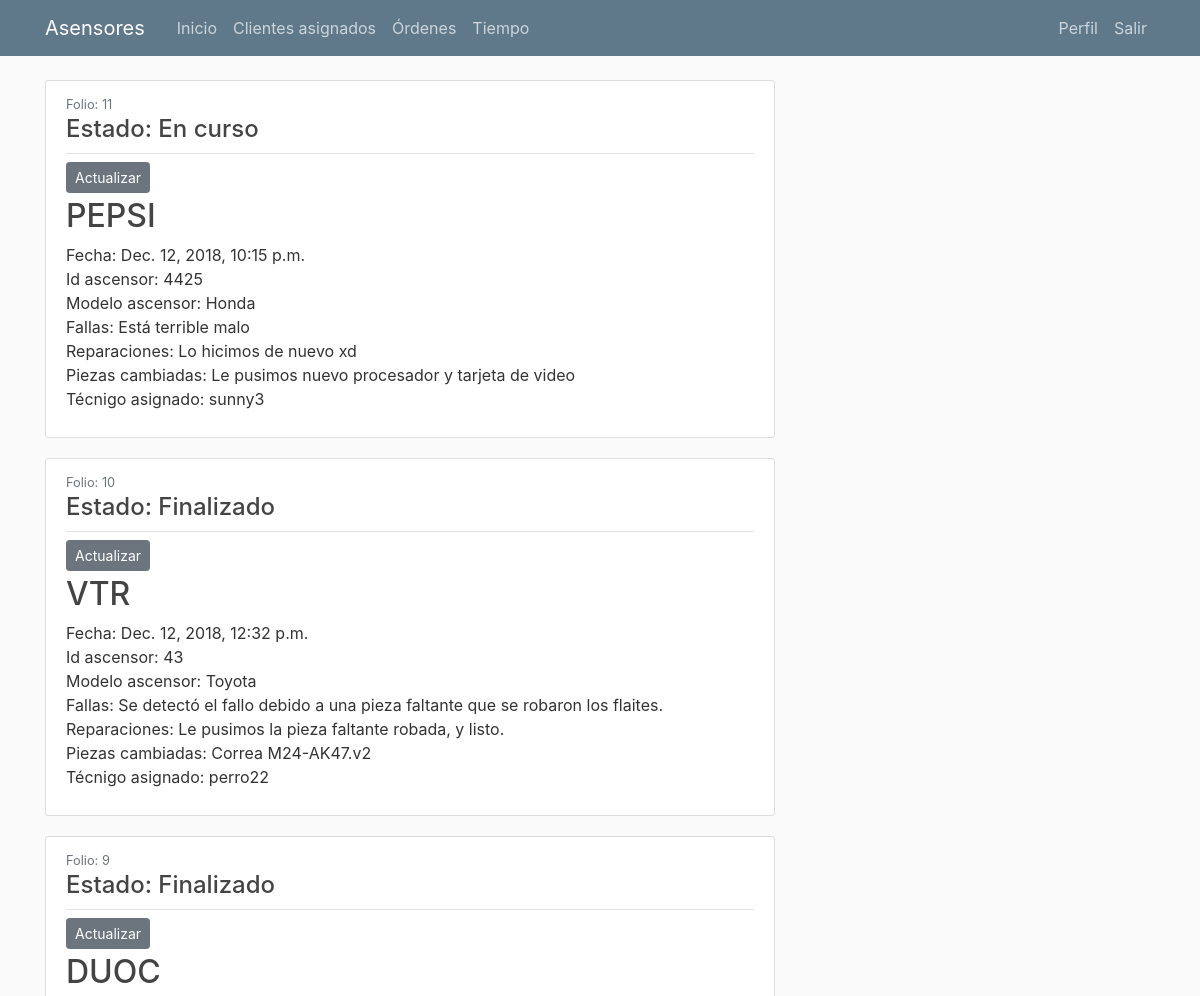
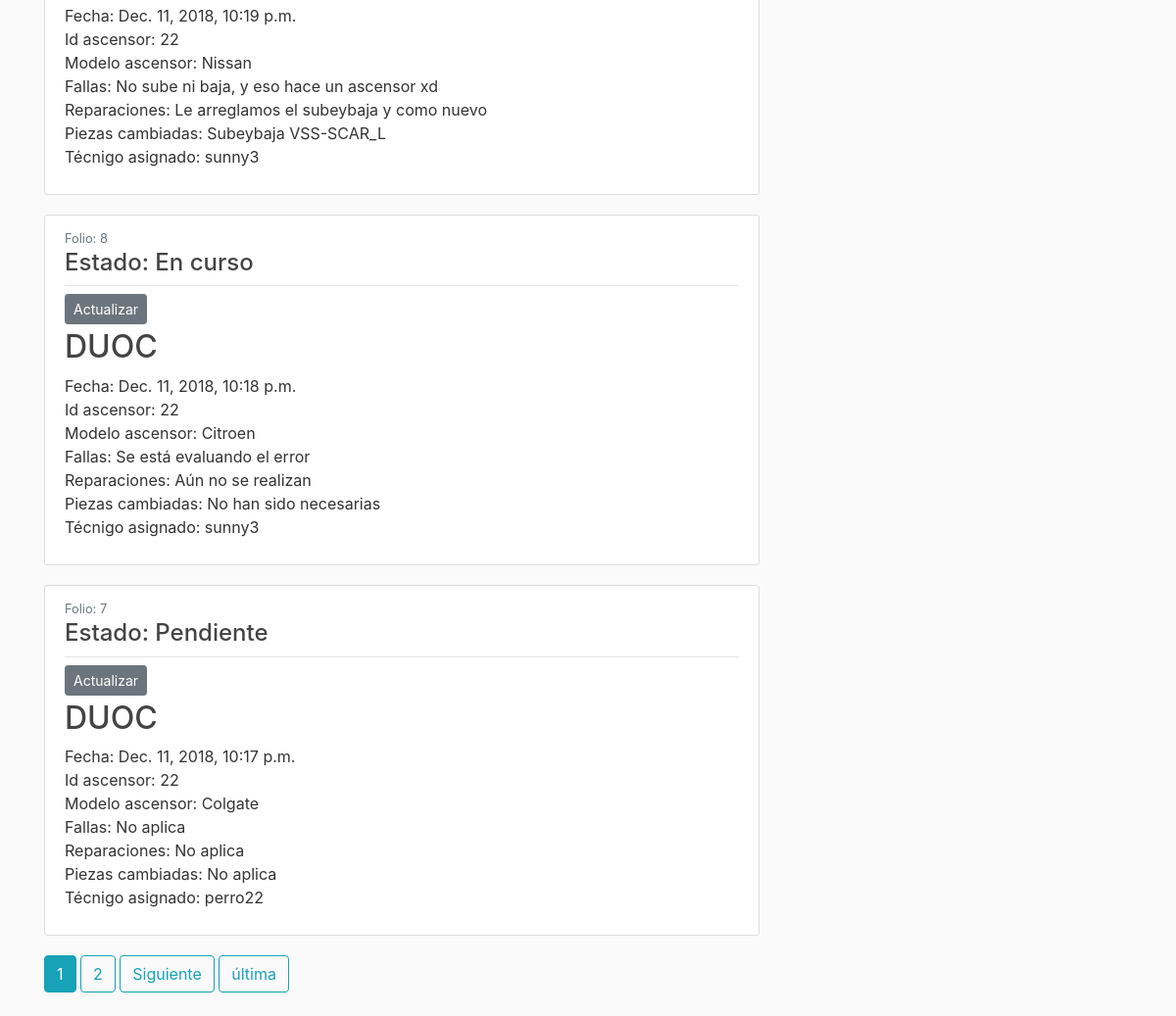
/orden/ (signed in), run on the app's committed database (2 pictures, top to bottom).
### blog/models.py (models this page shows, shortened)
class Orden(models.Model):
	folio_or = models.AutoField(primary_key=True)
	cliente_or = models.ForeignKey(Post, on_delete=models.CASCADE)
	fecha_or = models.DateTimeField(default=timezone.now)
	hora_inicio = models.DateTimeField(default=timezone.now)
	hora_termino = models.DateTimeField(default=timezone.now)
	id_ascensor = models.IntegerField()
	modelo_ascensor = models.CharField(max_length=100)
	fallos_detectados = models.TextField(max_length=100)
	reparaciones_or = models.TextField(max_length=100)
	piezas_or = models.TextField(max_length=100)
	estado_or = models.CharField(max_length=100)
	nom_user = models.ForeignKey(User, on_delete=models.CASCADE)

class Post(models.Model):
	nom_cli = models.CharField(max_length=100)
	direc_cli = models.CharField(max_length=100)
	ciudad_cli = models.CharField(max_length=100)
	comuna_cli = models.CharField(max_length=100)
	telefono_cli = models.CharField(max_length=100)
	correo_cli = models.EmailField(max_length=100)
	date_posted = models.DateTimeField(default=timezone.now)
	tecnico = models.ForeignKey(User, on_delete=models.CASCADE)
	def __str__(self):
		return self.nom_cli

### blog/views.py (the view)
# urls.py: path('orden/', OrdenListView.as_view(), name='lista-orden'),
class OrdenListView(LoginRequiredMixin, ListView):
	model = Orden
	template_name = 'blog/lista_orden.html'
	context_object_name = 'ordens'
	ordering = ['-fecha_or']
	paginate_by = 5

### blog/templates/blog/lista_orden.html (shortened to what this page needs)
{% extends "blog/base.html" %}
{% block content %}
	{% for orden in ordens %}
		<article class="media content-section">
		  <div class="media-body">
		    <div class="article-metadata">
		      <small class="text-muted">Folio: {{ orden.folio_or }}</small>
		      <h4>Estado: {{ orden.estado_or }} </h4>
		    </div>
	      	<div>
		      	<a class="btn btn-secondary btn-sm mt-1 mb-1" href="{%url 'orden-update' orden.folio_or %}">
		      	Actualizar </a>
	      	</div>
		    <h2><a class="article-title">{{ orden.cliente_or }}</a></h2>
		    <p class="article-content">Fecha: {{ orden.fecha_or}}
		    						   Id ascensor: {{orden.id_ascensor}}
		    						   Modelo ascensor: {{ orden.modelo_ascensor }}
		    						   Fallas: {{ orden.fallos_detectados }}
		    						   Reparaciones: {{ orden.reparaciones_or }}
		    						   Piezas cambiadas: {{ orden.piezas_or }}
		    						   Técnigo asignado: {{ orden.nom_user }}</p>
		  </div>
		</article>
	{% endfor %}
	{% if is_paginated%}
		{% for num in page_obj.paginator.page_range %}
			{% if page_obj.number == num %}
				<a class="btn btn-info mb-4" href="?page={{ num }}">{{ num }}</a>
			{% elif num > page_obj.number|add:'-3' and num < page_obj.number|add:'3'  %}
				<a class="btn btn-outline-info mb-4" href="?page={{ num }}">{{ num }}</a>
			{% endif %}
		{% endfor %}
		{% if page_obj.has_next %}
			<a class="btn btn-outline-info mb-4" href="?page={{ page_obj.next_page_number }}">Siguiente</a>
			<a class="btn btn-outline-info mb-4" href="?page={{ page_obj.paginator.num_pages }}">última</a>
		{% endif %}
	{% endif%}
{% endblock content %}

### blog/static/blog/main.css (style rules this page uses)
body { background: #fafafa; color: #333333; margin-top: 5rem; }
h1, h2, h3, h4, h5, h6 { color: #444444; }
.content-section { background: #ffffff; padding: 10px 20px; border: 1px solid #dddddd; border-radius: 3px; margin-bottom: 20px; }
.article-title { color: #444444; }
.article-content { white-space: pre-line; }
.article-metadata { padding-bottom: 1px; margin-bottom: 4px; border-bottom: 1px solid #e3e3e3 }

### data on the page
Orden: folio_or "11", estado_or "En curso", cliente_or "PEPSI", fecha_or "Dec. 12, 2018, 10:15 p.m.", id_ascensor "4425", modelo_ascensor "Honda", fallos_detectados "Está terrible malo", reparaciones_or "Lo hicimos de nuevo xd", piezas_or "Le pusimos nuevo procesador y tarjeta de video", nom_user "sunny3"
Orden: folio_or "10", estado_or "Finalizado", cliente_or "VTR", fecha_or "Dec. 12, 2018, 12:32 p.m.", id_ascensor "43", modelo_ascensor "Toyota", fallos_detectados "Se detectó el fallo debido a una pieza faltante que se robaron los flaites.", reparaciones_or "Le pusimos la pieza faltante robada, y listo.", piezas_or "Correa M24-AK47.v2", nom_user "perro22"
Orden: folio_or "9", estado_or "Finalizado", cliente_or "DUOC", fecha_or "Dec. 11, 2018, 10:19 p.m.", id_ascensor "22", modelo_ascensor "Nissan", fallos_detectados "No sube ni baja, y eso hace un ascensor xd", reparaciones_or "Le arreglamos el subeybaja y como nuevo", piezas_or "Subeybaja VSS-SCAR_L", nom_user "sunny3"
Orden: folio_or "8", estado_or "En curso", cliente_or "DUOC", fecha_or "Dec. 11, 2018, 10:18 p.m.", id_ascensor "22", modelo_ascensor "Citroen", fallos_detectados "Se está evaluando el error", reparaciones_or "Aún no se realizan", piezas_or "No han sido necesarias", nom_user "sunny3"
Orden: folio_or "7", estado_or "Pendiente", cliente_or "DUOC", fecha_or "Dec. 11, 2018, 10:17 p.m.", id_ascensor "22", modelo_ascensor "Colgate", fallos_detectados "No aplica", reparaciones_or "No aplica", piezas_or "No aplica", nom_user "perro22"

### other printed values
{{ num }} "1"
{{ num }} "2"
